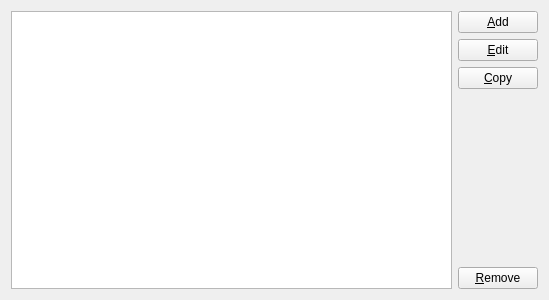
<?xml version="1.0" encoding="UTF-8"?>
<ui version="4.0">
 <class>CustomCommandListCfgPage</class>
 <widget class="QWidget" name="CustomCommandListCfgPage">
  <property name="geometry">
   <rect>
    <x>0</x>
    <y>0</y>
    <width>549</width>
    <height>300</height>
   </rect>
  </property>
  <layout class="QGridLayout" name="gridLayout">
   <item row="0" column="1">
    <widget class="QPushButton" name="cmdAdd">
     <property name="text">
      <string>&amp;Add</string>
     </property>
    </widget>
   </item>
   <item row="1" column="1">
    <widget class="QPushButton" name="cmdEdit">
     <property name="text">
      <string>&amp;Edit</string>
     </property>
    </widget>
   </item>
   <item row="2" column="1">
    <widget class="QPushButton" name="cmdCopy">
     <property name="text">
      <string>&amp;Copy</string>
     </property>
    </widget>
   </item>
   <item row="4" column="1">
    <widget class="QPushButton" name="cmdRemove">
     <property name="text">
      <string>&amp;Remove</string>
     </property>
    </widget>
   </item>
   <item row="3" column="1">
    <spacer name="verticalSpacer">
     <property name="orientation">
      <enum>Qt::Vertical</enum>
     </property>
     <property name="sizeHint" stdset="0">
      <size>
       <width>20</width>
       <height>40</height>
      </size>
     </property>
    </spacer>
   </item>
   <item row="0" column="0" rowspan="5">
    <widget class="QTreeView" name="treeView">
     <property name="editTriggers">
      <set>QAbstractItemView::NoEditTriggers</set>
     </property>
     <property name="showDropIndicator" stdset="0">
      <bool>false</bool>
     </property>
     <property name="rootIsDecorated">
      <bool>false</bool>
     </property>
     <property name="uniformRowHeights">
      <bool>true</bool>
     </property>
     <property name="itemsExpandable">
      <bool>false</bool>
     </property>
     <property name="allColumnsShowFocus">
      <bool>true</bool>
     </property>
    </widget>
   </item>
  </layout>
 </widget>
 <resources/>
 <connections/>
</ui>
